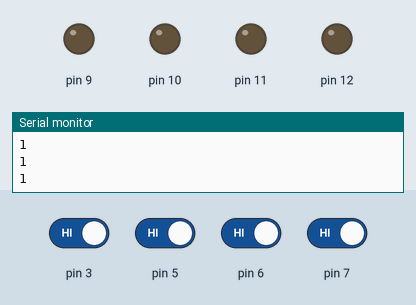
A sketch run on a simulated Arduino Uno, built with avr-gcc and run on an emulated ATmega328P. Shown: output pins drawn as LEDs (lit = HIGH), the last lines printed to the serial monitor. The test bench sets the inputs (shaded band); at power-on: pin 3, pin 5–7 HIGH.

Above: at 1.2 s.
1.3 s: pin 3 driven LOW
At 2.1 s:
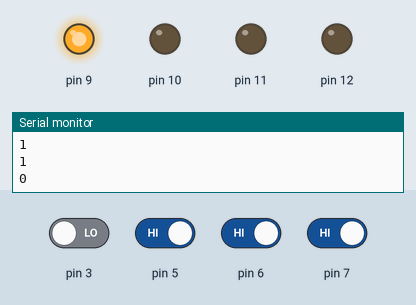
4.3 s: pin 5 driven LOW
At 4.8 s:
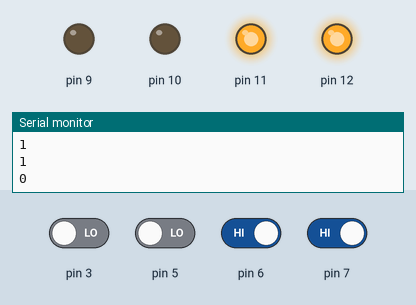
7.3 s: pin 6 driven LOW
At 9.9 s:
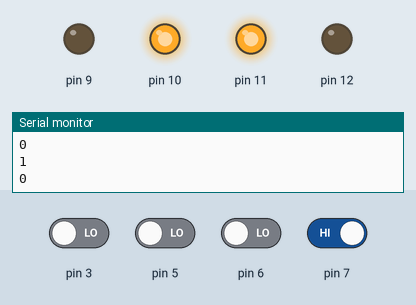
10.3 s: pin 6 driven HIGH
11.8 s: pin 7 driven LOW
At 14.7 s:
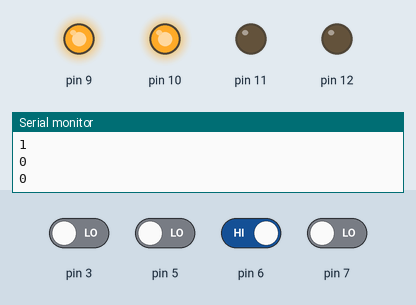
14.8 s: pin 7 driven HIGH
At 15.7 s:
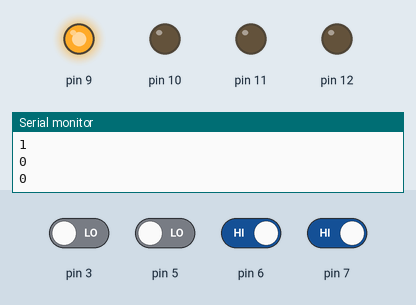
Timing chart, 0 to 17.8 s (numbered marks = the images above; inputs shaded):
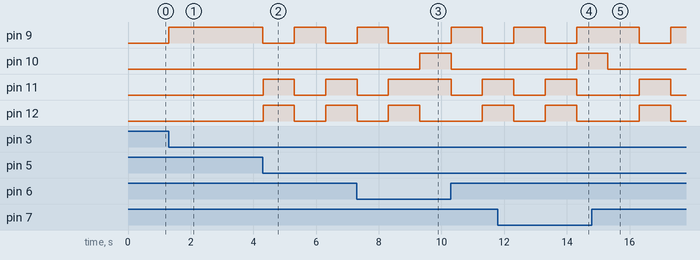

Measured:
- after the input at 1.3 s, pin 9: LOW → HIGH at once
- after the input at 4.3 s, pin 9: HIGH → LOW at once, → HIGH 1.0 s later, → LOW 1.0 s later; pin 11, pin 12: LOW → HIGH at once, → LOW 1.0 s later, → HIGH 1.0 s later
- after the input at 7.3 s, pin 9: goes on until 8.3 s, then stays LOW; pin 10: LOW → HIGH after 2.0 s; pin 11: goes on until 8.3 s, then stays HIGH
- after the input at 11.8 s, pin 10: LOW → HIGH after 2.5 s
- after the input at 14.8 s, pin 10: goes on until 15.3 s, then stays LOW

The sketch:

automatic_street_lighting_system.ino
```cpp
int sensorvalue1;
int sensorvalue2;
int sensorvalue3;
int sensorvalue4;
void setup() {
  Serial.begin(9600);
  pinMode(7,INPUT);
    pinMode(6,INPUT);
        pinMode(5,INPUT);
            pinMode(3,INPUT);
  pinMode(12,OUTPUT);
    pinMode(11,OUTPUT);
      pinMode(10,OUTPUT);
        pinMode(9,OUTPUT);
  // put your setup code here, to run once:

}

void loop() {
  sensorvalue1=digitalRead(5);// put your main code here, to run repeatedly:
Serial.println(sensorvalue1);
  sensorvalue2=digitalRead(6);// put your main code here, to run repeatedly:
Serial.println(sensorvalue2);
  sensorvalue3=digitalRead(7);// put your main code here, to run repeatedly:
Serial.println(sensorvalue3);
  sensorvalue4=digitalRead(3);// put your main code here, to run repeatedly:
Serial.println(sensorvalue4);
if(sensorvalue1==0)
{
  digitalWrite(9,LOW);
  digitalWrite(10,LOW);
  digitalWrite(11,HIGH);
  digitalWrite(12,HIGH);
  delay(1000);
   digitalWrite(11,LOW);
  digitalWrite(12,LOW);
}

if(sensorvalue2==0)
{
  digitalWrite(9,LOW);
  digitalWrite(10,HIGH);
  digitalWrite(11,HIGH);
  digitalWrite(12,LOW);
  delay(1000);
   digitalWrite(10,LOW);
  digitalWrite(11,LOW);
}
if(sensorvalue3==0)
{
  digitalWrite(9,HIGH);
  digitalWrite(10,HIGH);
  digitalWrite(11,LOW);
  digitalWrite(12,LOW);
  delay(1000);
   digitalWrite(9,LOW);
  digitalWrite(10 ,LOW);
}
if(sensorvalue4==0)
{
  digitalWrite(9,HIGH);

  delay(1000);
   digitalWrite(9,LOW);
}


}
```
